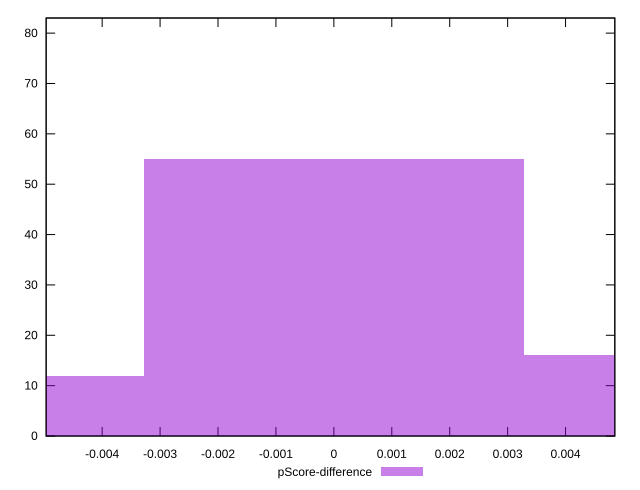

Source code (gnuplot):
reset

$pScoreDifference <<EOF
0 55
0.006559577181753043 16
-0.006559577181753043 12
EOF

set key outside below
set boxwidth 0.006559577181753043
set xrange [-0.004967068626322679:0.004850354170559158]
set yrange [0:83]
set trange [0:83]
set style fill transparent solid 0.5 noborder
set terminal svg size 640, 490 enhanced background rgb 'white'
set output "reports/report_00027_2021-02-24T12-40-31.850Z/speed-index/samples/astro/pScore-difference/histogram.svg"

plot $pScoreDifference title "pScore-difference" with boxes

reset
